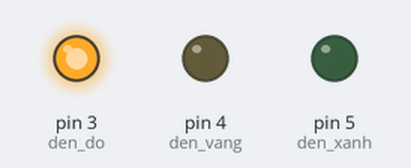
Bench run of a sketch on a simulated Arduino Uno, built with avr-gcc and run on an emulated ATmega328P. Shown: output pins drawn as LEDs (lit = HIGH).

Above: at 0.1 s.
At 25.1 s:
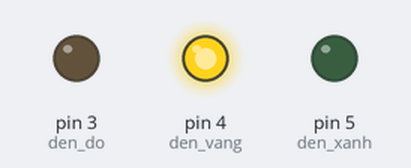
At 100.1 s:
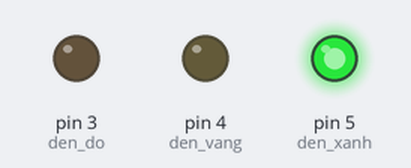
Timing chart, 0 to 101.6 s (numbered marks = the images above):
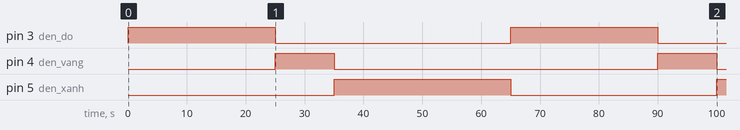

The sketch:

sketch_oct16b.ino
```cpp
int den_do=3;
int den_vang=4;
int den_xanh=5;
// các chân led
void setup() {
  pinMode(den_do,OUTPUT);
  pinMode(den_vang,OUTPUT);
  pinMode(den_xanh,OUTPUT);

}

void loop()
{
 digitalWrite(den_do,HIGH);
 delay(25000);
 digitalWrite(den_do,LOW); // tắt led đỏ
 digitalWrite(den_vang,HIGH);
 delay(10000);
 digitalWrite(den_vang,LOW); // tắt led vàng
 digitalWrite(den_xanh,HIGH);
 delay(30000);
 digitalWrite(den_xanh,LOW); // tắt led xanh và lặp lại led đỏ sáng

}
```

Measured:
- by itself, pin 3 (den_do): alternates HIGH for 25.0 s and LOW for 40.0 s
- by itself, pin 4 (den_vang): alternates HIGH for 10.0 s and LOW for 55.0 s
- by itself, pin 5 (den_xanh): LOW → HIGH at 35.0 s, → LOW 30.0 s later, → HIGH 35.0 s later
